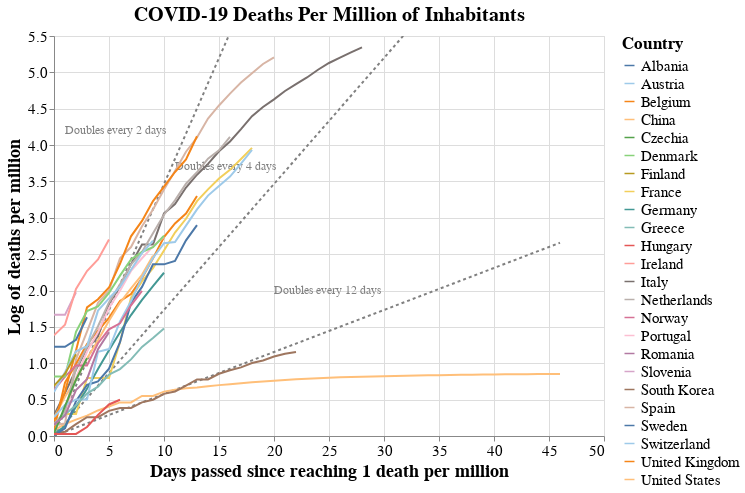

Source (notebook cell):
### Code cell
#hide
# Stack data to get it to Altair dataframe format
data_countries_pc2 = data_countries_pc.copy()
for i in range(0,len(countries)):
    data_countries_pc2[i] = data_countries_pc2[i].reset_index()
    data_countries_pc2[i]['n_days'] = data_countries_pc2[i].index
    data_countries_pc2[i]['log_cases'] = np.log(data_countries_pc2[i]["total_cases"])
data_plot = data_countries_pc2[0]
for i in range(1, len(countries)):    
    data_plot = pd.concat([data_plot, data_countries_pc2[i]], axis=0)
data_plot["trend_2days"] = np.log(2)/2*data_plot["n_days"]
data_plot["trend_4days"] = np.log(2)/4*data_plot["n_days"]
data_plot["trend_12days"] = np.log(2)/12*data_plot["n_days"]
data_plot["trend_2days_label"] = "Doubles every 2 days"
data_plot["trend_4days_label"] = "Doubles evey 4 days"
data_plot["trend_12days_label"] = "Doubles every 12 days"


# Plot it using Altair
source = data_plot

scales = alt.selection_interval(bind='scales')
selection = alt.selection_multi(fields=['location'], bind='legend')

base = alt.Chart(source, title = "COVID-19 Deaths Per Million of Inhabitants").encode(
    x = alt.X('n_days:Q', title = "Days passed since reaching 1 death per million"),
    y = alt.Y("log_cases:Q",title = "Log of deaths per million"),
    color = alt.Color('location:N', legend=alt.Legend(title="Country", labelFontSize=15, titleFontSize=17),
                     scale=alt.Scale(scheme='tableau20')),
    opacity = alt.condition(selection, alt.value(1), alt.value(0.1))
)

lines = base.mark_line().add_selection(
    scales
).add_selection(
    selection
).properties(
    width=chart_width,
    height=chart_height
)

trend_2d = alt.Chart(source).encode(
    x = "n_days:Q",
    y = alt.Y("trend_2days:Q",  scale=alt.Scale(domain=(0, max(data_plot["log_cases"])))),
).mark_line(color="grey", strokeDash=[3,3])


labels = pd.DataFrame([{'label': 'Doubles every 2 days', 'x_coord': 6, 'y_coord': 4},
                       {'label': 'Doubles every 4 days', 'x_coord': 16, 'y_coord': 3.5},
                       {'label': 'Doubles every 12 days', 'x_coord': 25, 'y_coord': 1.8},
                      ])
trend_label = (alt.Chart(labels)
                    .mark_text(align='left', dx=-55, dy=-15, fontSize=12, color="grey")
                    .encode(x='x_coord:Q',
                            y='y_coord:Q',
                            text='label:N')
                   )

trend_4d = alt.Chart(source).mark_line(color="grey", strokeDash=[3,3]).encode(
    x = "n_days:Q",
    y = alt.Y("trend_4days:Q",  scale=alt.Scale(domain=(0, max(data_plot["log_cases"])))),
)

trend_12d = alt.Chart(source).mark_line(color="grey", strokeDash=[3,3]).encode(
    x = "n_days:Q",
    y = alt.Y("trend_12days:Q",  scale=alt.Scale(domain=(0, max(data_plot["log_cases"])))),
)


plot1= (
(trend_2d + trend_4d + trend_12d + trend_label + lines)
.configure_title(fontSize=20)
.configure_axis(labelFontSize=15,titleFontSize=18)
)
#plot1.save(("../images/covid-permillion-trajectories.png"))
plot1

### Figure 1 — Vega-Lite specification as saved in the notebook (floating-point values rounded to 4 significant figures; data arrays with more than 128 entries replaced by an {"elided": "..."} marker saying what was removed)
{"config": {"view": {"continuousWidth": 400, "continuousHeight": 300}, "axis": {"labelFontSize": 15, "titleFontSize": 18}, "title": {"fontSize": 20}}, "layer": [{"mark": {"type": "line", "color": "grey", "strokeDash": [3, 3]}, "encoding": {"x": {"type": "quantitative", "field": "n_days"}, "y": {"type": "quantitative", "field": "trend_2days", "scale": {"domain": [0, 5.344]}}}}, {"mark": {"type": "line", "color": "grey", "strokeDash": [3, 3]}, "encoding": {"x": {"type": "quantitative", "field": "n_days"}, "y": {"type": "quantitative", "field": "trend_4days", "scale": {"domain": [0, 5.344]}}}}, {"mark": {"type": "line", "color": "grey", "strokeDash": [3, 3]}, "encoding": {"x": {"type": "quantitative", "field": "n_days"}, "y": {"type": "quantitative", "field": "trend_12days", "scale": {"domain": [0, 5.344]}}}}, {"data": {"name": "data-cf5cfaa2f9f67721e9c0baa1e72af7ac"}, "mark": {"type": "text", "align": "left", "color": "grey", "dx": -55, "dy": -15, "fontSize": 12}, "encoding": {"text": {"type": "nominal", "field": "label"}, "x": {"type": "quantitative", "field": "x_coord"}, "y": {"type": "quantitative", "field": "y_coord"}}}, {"data": {"name": "data-9a5dffc5e707349d69087ee3f3f1ca66"}, "mark": "line", "encoding": {"color": {"type": "nominal", "field": "location", "legend": {"labelFontSize": 15, "title": "Country", "titleFontSize": 17}, "scale": {"scheme": "tableau20"}}, "opacity": {"condition": {"value": 1, "selection": "selector006"}, "value": 0.1}, "x": {"type": "quantitative", "field": "n_days", "title": "Days passed since reaching 1 death per million"}, "y": {"type": "quantitative", "field": "log_cases", "title": "Log of deaths per million"}}, "height": 400, "selection": {"selector005": {"type": "interval", "bind": "scales"}, "selector006": {"type": "multi", "fields": ["location"], "bind": "legend"}}, "title": "COVID-19 Deaths Per Million of Inhabitants", "width": 550}], "data": {"name": "data-9a5dffc5e707349d69087ee3f3f1ca66"}, "$schema": "https://vega.github.io/schema/vega-lite/v4.0.2.json", "datasets": {"data-9a5dffc5e707349d69087ee3f3f1ca66": {"elided": "323 records"}, "data-cf5cfaa2f9f67721e9c0baa1e72af7ac": [{"label": "Doubles every 2 days", "x_coord": 6, "y_coord": 4.0}, {"label": "Doubles every 4 days", "x_coord": 16, "y_coord": 3.5}, {"label": "Doubles every 12 days", "x_coord": 25, "y_coord": 1.8}]}}
